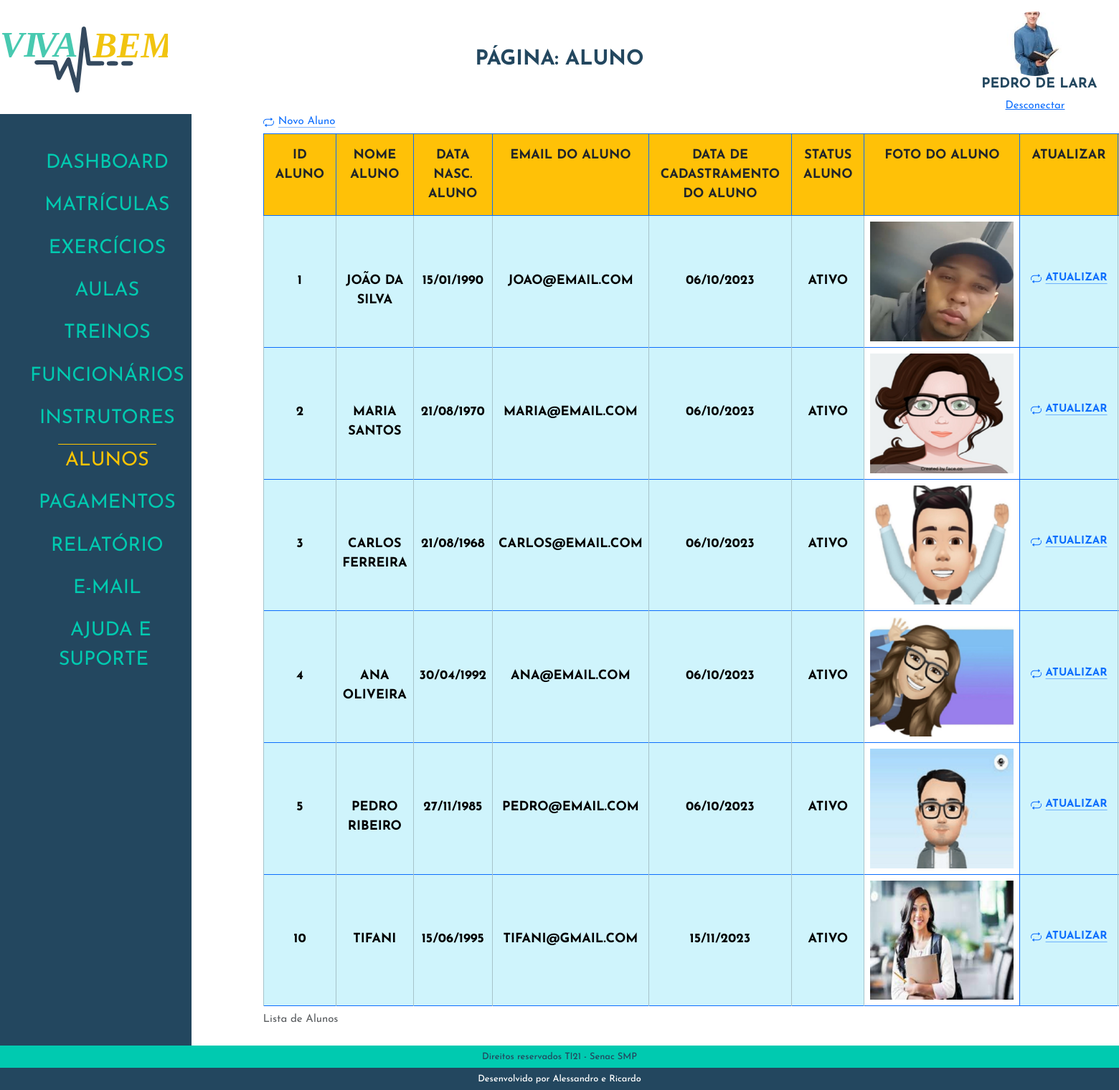
Page /admin/index.php?p=aluno (signed in) on the committed database.
### tables this page shows
CREATE TABLE `tblfuncionarios` (
  `idFuncionario` int(11) NOT NULL,
  `nomeFuncionario` varchar(50) NOT NULL,
  `altFuncionario` varchar(50) NOT NULL,
  `dataNascFuncionario` date NOT NULL,
  `cargoFuncionario` varchar(20) NOT NULL,
  `especialidadeFuncionario` varchar(20) NOT NULL,
  `emailFuncionario` varchar(80) DEFAULT NULL,
  `senhaFuncionario` varchar(20) NOT NULL,
  `nivelFuncionario` varchar(15) NOT NULL,
  `telefoneFuncionario` varchar(14) NOT NULL,
  `dataAdmissaoFuncionario` date NOT NULL,
  `statusFuncionario` varchar(10) NOT NULL,
  `fotoFuncionario` varchar(100) DEFAULT NULL,
  `linkFaceFuncionario` varchar(150) NOT NULL,
  `linkInstaFuncionario` varchar(150) NOT NULL,
  `linklinkedinFuncionario` varchar(150) NOT NULL,
  `linkWhatsFuncionario` varchar(150) NOT NULL
);

CREATE TABLE `tblalunos` (
  `idAluno` int(11) NOT NULL,
  `nomeAluno` varchar(50) NOT NULL,
  `dataNascAluno` date NOT NULL,
  `emailAluno` varchar(80) NOT NULL,
  `senhaAluno` varchar(20) NOT NULL,
  `dataCadAluno` date NOT NULL,
  `statusAluno` varchar(10) NOT NULL,
  `fotoAluno` varchar(100) NOT NULL
);

### admin/class/funcionario.php (called while the page is built, shortened)
<?php
class FuncionarioClass
{
    public $idFuncionario;
    public function __construct($id = false)
    {
        if ($id) {
            $this->idFuncionario = $id;
            $this->Carregar();
        }
    }
    public function Carregar()
    {
        $query = "SELECT * FROM  tblfuncionarios WHERE idFuncionario = " . $this->idFuncionario;
        $conn = Conexao::LigarConexao();
        $resultado = $conn->query($query);
        $lista = $resultado->fetchAll();
        foreach ($lista as $linha) {
            $this->nomeFuncionario = $linha['nomeFuncionario'];
            $this->fotoFuncionario = $linha['fotoFuncionario'];
        }
    }
   }

### admin/class/aluno.php (called while the page is built, shortened)
<?php
class AlunoClass
{
    public function listar(){
        $sql = "SELECT * FROM tblalunos WHERE statusAluno = 'ATIVO' ORDER BY idAluno ASC";
        $conn = Conexao::LigarConexao();
        $resultado = $conn->query($sql);
        $lista = $resultado->fetchAll();
        return $lista;
    }
}

### admin/aluno/listar.php (the view, shortened to what this page needs)
<?php
require_once('class/aluno.php');
$aluno = new AlunoClass();
$lista = $aluno->listar();
?>
<div>
    <a class="icon-link icon-link-hover" style="--bs-icon-link-transform: translate3d(0, -.125rem, 0);" href="index.php?p=aluno&aluno=cadastrar">
        Novo Aluno
    </a>
</div>
<div class=" table-responsive">
    <table class="table table-bordered border-primary">
        <caption> Lista de Alunos</caption>
        <thead>
            <tr>
                <th class="p-3 mb-2 bg-warning text-dark">Id Aluno</th>
                <th class="p-3 mb-2 bg-warning text-dark">Nome Aluno</th>
                <th class="p-3 mb-2 bg-warning text-dark">Data Nasc. Aluno</th>
                <th class="p-3 mb-2 bg-warning text-dark">Email do Aluno</th>
                <th class="p-3 mb-2 bg-warning text-dark">Data de Cadastramento do Aluno</th>
                <th class="p-3 mb-2 bg-warning text-dark">Status Aluno</th>
                <th class="p-3 mb-2 bg-warning text-dark">Foto do Aluno</th>
                <th class="p-3 mb-2 bg-warning text-dark">Atualizar</th>
            </tr>
        </thead>
        <?php foreach ($lista as $linha) : ?>
            <tbody>
                <tr>
                    <td class="table-info"><?php echo $linha['idAluno'] ?></td>
                    <td class="table-info"><?php echo $linha['nomeAluno'] ?></td>
                    <td class="table-info"><?php echo date('d/m/Y', strtotime($linha['dataNascAluno'])) ?></td>
                    <td class="table-info"><?php echo $linha['emailAluno'] ?></td>
                    <td class="table-info"><?php echo date('d/m/Y', strtotime($linha['dataCadAluno'])) ?></td>
                    <td class="table-info"><?php echo $linha['statusAluno'] ?></td>
                    <td class="tamanhoFoto">
                        <a href="../img/<?php echo $linha['fotoAluno'] ?>" data-lightbox="<?php echo $linha['nomeAluno'] ?>" data-title="<?php echo $linha['nomeAluno'] ?>">
                            <img src="../img/<?php echo $linha['fotoAluno'] ?>" data-alt="<?php echo $linha['nomeAluno'] ?>">
                        </a>
                    </td>
                    <td class="table-info"> <a class="icon-link icon-link-hover" style="--bs-icon-link-transform: translate3d(0, -.125rem, 0);" href="index.php?p=aluno&aluno=atualizar&id=<?php echo $linha['idAluno'] ?>">
                            Atualizar
                        </a>
                    </td>
                </tr>
            <?php endforeach ?>
            </tbody>
    </table>
</div

### admin/index.php (shortened to what this page needs)
<?php
if (isset($_SESSION['idAluno'])) {
    $id = $_SESSION['idAluno'];
    $tipoUsuario = 'aluno';
} elseif (isset($_SESSION['idFuncionario'])) {
    $tipoUsuario = 'funcionario';
} else {
    header("location: http://localhost/Projeto-Academia-Viva-Bem-Senac/admin/loginAdmin.php");
    exit;
}
$pagina = @$_GET['p'];
require_once('class/aluno.php');
require_once('class/funcionario.php');
if ($tipoUsuario === 'aluno') {
    $aluno = new AlunoClass($id);
    $usuario = $aluno;
} elseif ($tipoUsuario === 'funcionario') {
    $funcionario = new FuncionarioClass($id);
    $usuario = $funcionario;
}
?>
<!DOCTYPE html>
<html lang="pt-BR">
<head>
    <link rel="stylesheet" href="./css/reset.css">
    <link href="path/to/lightbox.css" rel="stylesheet" />
    <link href="https://cdn.jsdelivr.net/npm/bootstrap@5.3.2/dist/css/bootstrap.min.css" rel="stylesheet">
    <link rel="stylesheet" href="./css/estilo.css">
</head>
<body>
    <header class="topo">
        <h1>
            <img src="./img/logoVivaBem.svg" alt="Logo Viva Bem">
        </h1>
        <?php
        if ($pagina == '') {
            echo '<h2>Dashboard</h2>';
        } else {
            echo ('<h2>Página: ' . $pagina . '</h2>');
        }
        ?>
         <div class="identUser">
            <img src="../img/<?php echo $usuario->fotoAluno ?? $usuario->fotoFuncionario; ?>" alt="User">
            <h2><?php echo $usuario->nomeAluno ?? $usuario->nomeFuncionario; ?></h2>
            <a href="desconectar.php">Desconectar</a>
        </div>
    </header>
    <main>
        <div class="menu">
            <nav>
                <ul>
                    <li><a href="index.php?p=dashboard" class="<?php echo (($pagina == 'dashboard') ||  (@$pagina == '')) ? 'menuAtivo' : ''; ?>"> Dashboard </a></li>
                    <li><a href="index.php?p=matriculas" class="<?php echo ($pagina == 'matriculas') ? 'menuAtivo' : ''; ?>"> Matrículas </a></li>
                    <li><a href="index.php?p=exercicios" class="<?php echo ($pagina == 'exercicios') ? 'menuAtivo' : ''; ?>"> Exercícios </a></li>
                    <li><a href="index.php?p=aulas" class="<?php echo ($pagina == 'aulas') ? 'menuAtivo' : ''; ?>"> Aulas </a></li>
                    <li><a href="index.php?p=treino" class="<?php echo ($pagina == 'treino') ? 'menuAtivo' : ''; ?>"> Treinos </a></li>
                    <li><a href="index.php?p=funcionarios" class="<?php echo ($pagina == 'funcionarios') ? 'menuAtivo' : ''; ?>"> Funcionários </a></li>
                    <li><a href="index.php?p=instrutores" class="<?php echo ($pagina == 'instrutores') ? 'menuAtivo' : ''; ?>"> Instrutores </a></li>
                    <li><a href="index.php?p=aluno" class="<?php echo ($pagina == 'aluno') ? 'menuAtivo' : ''; ?>"> Alunos </a></li>
                    <li><a href="index.php?p=pagamento" class="<?php echo ($pagina == 'pagamento') ? 'menuAtivo' : ''; ?>"> Pagamentos </a></li>
                    <li><a href="index.php?p=relatorio" class="<?php echo ($pagina == 'relatorio') ? 'menuAtivo' : ''; ?>"> Relatório </a></li>
                    <li><a href="index.php?p=contato" class="<?php echo ($pagina == 'contato') ? 'menuAtivo' : ''; ?>"> E-mail </a></li>
                    <li><a href="index.php?p=ajuda" class="<?php echo ($pagina == 'ajuda') ? 'menuAtivo' : ''; ?>"> Ajuda e Suporte </a></li>
                </ul>
            </nav>
        </div>
        <div class="box">
            <?php
            switch ($pagina) {
                case 'aluno':
                    require_once('aluno/aluno.php');
                    break;
            }
            ?>
        </div>
    </main>
    <footer class="rodape">
        <h2>Direitos reservados TI21 - Senac SMP</h2>
        <h2>Desenvolvido por Alessandro e Ricardo</h2>
    </footer>
</body>
</html>

### admin/css/estilo.css (style rules this page uses)
*, a, h1, h2, h3, h4 { font-family: 'Josefin Sans', sans-serif; font-size: 15px; }
body { display: flex; flex-direction: column; height: 100vh; width: 100%; }
.topo { display: flex; justify-content: space-between; margin-top: 1%; align-items: center; }
.topo h1 { text-align: center; width: 15%; }
.identUser { width: 100%; }
.identUser img { max-width: 100px; max-height: 90px; object-fit: cover; border-radius: 50%; }
.topo h2 { font-size: 1.8em; text-transform: uppercase; color: #23475f; font-weight: bold; }
.topo div { display: flex; flex-direction: column; align-items: center; width: 15%; }
.topo div img { width: 75%; }
.topo div h2 { margin-left: 5%; font-size: 1.2em; }
main { flex: 1; display: flex; }
.menu { background-color: #23475f; text-align: center; display: flex; }
.menu nav { margin-top: 15%; }
.menu nav ul li { padding: 4% 0; }
.menu nav ul li a { text-decoration: none; color: #00cab0; font-size: 1.8em; text-transform: uppercase; padding: 4% 10px; }
.menuAtivo { color: #ffc500 !important; border-top: solid 1px #ffc500; }
.box { margin: 0 100px; }
.rodape { text-align: center; }
.rodape h2 { font-size: .8em; margin-bottom: 0; }
.rodape h2:nth-child(1) { background: #00cab0; padding: .5% 0; color: #23475f; }
.rodape h2:nth-child(2) { background: #23475f; padding: .5% 0; color: #fff; }
.tamanhoFoto { width: 100%; }
.tamanhoFoto img { max-width: 200px; max-height: 200px; object-fit: cover; }
.table-info, .text-dark { font-size: 1.2em; text-align: center; font-weight: bold; text-transform: uppercase; }

### rows in the picture
tblfuncionarios: fotoFuncionario (picture), nomeFuncionario "PEDRO DE LARA"
tblalunos: idAluno "1", nomeAluno "JOÃO DA SILVA", dataNascAluno "15/01/1990", emailAluno "JOAO@EMAIL.COM", dataCadAluno "06/10/2023", statusAluno "ATIVO", fotoAluno (picture)
tblalunos: idAluno "2", nomeAluno "MARIA SANTOS", dataNascAluno "21/08/1970", emailAluno "MARIA@EMAIL.COM", dataCadAluno "06/10/2023", statusAluno "ATIVO", fotoAluno (picture)
tblalunos: idAluno "3", nomeAluno "CARLOS FERREIRA", dataNascAluno "21/08/1968", emailAluno "CARLOS@EMAIL.COM", dataCadAluno "06/10/2023", statusAluno "ATIVO", fotoAluno (picture)
tblalunos: idAluno "4", nomeAluno "ANA OLIVEIRA", dataNascAluno "30/04/1992", emailAluno "ANA@EMAIL.COM", dataCadAluno "06/10/2023", statusAluno "ATIVO", fotoAluno (picture)
tblalunos: idAluno "5", nomeAluno "PEDRO RIBEIRO", dataNascAluno "27/11/1985", emailAluno "PEDRO@EMAIL.COM", dataCadAluno "06/10/2023", statusAluno "ATIVO", fotoAluno (picture)
tblalunos: idAluno "10", nomeAluno "TIFANI", dataNascAluno "15/06/1995", emailAluno "TIFANI@GMAIL.COM", dataCadAluno "15/11/2023", statusAluno "ATIVO", fotoAluno (picture)

### other values in the picture
$pagina "ALUNO"
